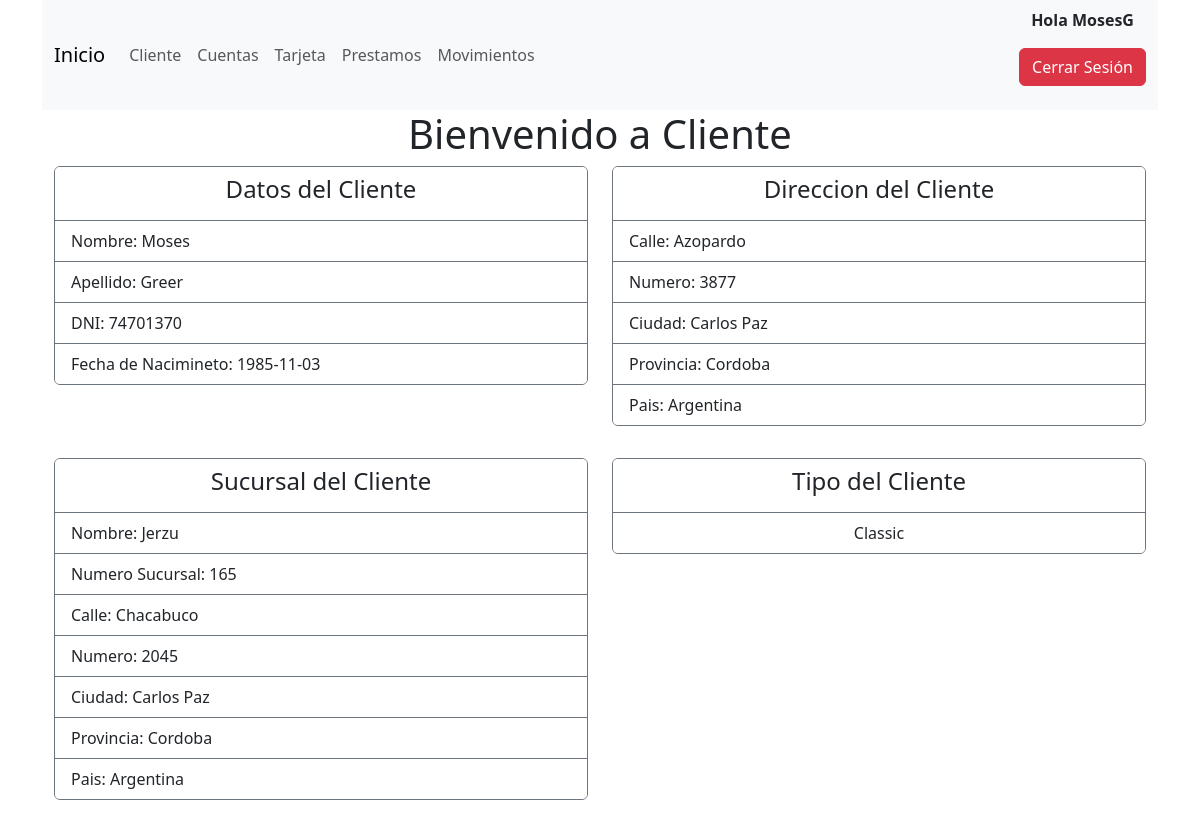
The app's page /cliente/ (signed in) with its own data.
### Login/models.py (models this page shows)
class CustomUser(AbstractUser):
    customer_DNI_id = models.CharField(null=True, blank=True, max_length=10)

### Clientes/models.py (models this page shows)
class Cliente(models.Model):
    customer_id = models.AutoField(primary_key=True)
    customer_name = models.TextField()
    customer_surname = models.TextField()  # This field type is a guess.
    customer_DNI = models.OneToOneField("Login.CustomUser", on_delete=models.CASCADE)  # Field name made lowercase.
    dob = models.TextField(blank=True, null=True)
    branch = models.ForeignKey("Sucursal", on_delete=models.CASCADE)
    direccion = models.ForeignKey("Direcciones", on_delete=models.CASCADE)
    tipo_cliente = models.ForeignKey("TipoCliente", on_delete=models.CASCADE)
    class Meta:
        managed = False
        db_table = 'cliente'

class Direcciones(models.Model):
    direccion_id = models.AutoField(primary_key=True)
    calle = models.TextField()
    numero = models.IntegerField()
    ciudad = models.TextField()
    provincia = models.TextField()
    pais = models.TextField()
    class Meta:
        managed = False
        db_table = 'direcciones'

class Sucursal(models.Model):
    branch_id = models.AutoField(primary_key=True)
    branch_number = models.BinaryField()
    branch_name = models.TextField()
    direccion = models.ForeignKey("Direcciones", on_delete=models.CASCADE)
    class Meta:
        managed = False
        db_table = 'sucursal'

class TipoCliente(models.Model):
    tipo_cliente_id = models.AutoField(primary_key=True, blank=True, null=False)
    tipo_name = models.TextField()
    class Meta:
        managed = False
        db_table = 'tipo_cliente'

### Clientes/views.py (the view)
# urls.py: path('cliente/',ClientesView,name='Cliente'),
@login_required
def ClientesView(request):
    direcciones = Direcciones.objects.all()
    suscursal = Sucursal.objects.all()
    tipo_cliente = TipoCliente.objects.all()
    cliente = Cliente
    return render(request,'cliente.html',{'direcciones':direcciones,'cliente':cliente,'sucursal':suscursal,'tipo_cliente':tipo_cliente})

### Clientes/templates/cliente.html (shortened to what this page needs)
{% extends 'home.html'%}
{% block h1%}Cliente{% endblock %}
{% block content%}
<main class="container pt-2">
    <article class="row row-cols-1 row-cols-md-2 g-4 col-18 listado pt-2">
        <section class="col-5 mt-2 mb-4">
            <section class="card border-secondary ">
                <ul class="list-group list-group-flush">
                    <li class="list-group-item border-secondary text-center text-dark">
                        <h4>Datos del Cliente</h4>
                    </li>
                    {% if user.cliente.customer_name == user.first_name %}
                        <li class="list-group-item border-secondary text-dark">Nombre: {{user.cliente.customer_name}}</li>
                        <li class="list-group-item border-secondary text-dark">Apellido: {{user.cliente.customer_surname}}
                        </li>
                        <li class="list-group-item border-secondary text-dark">DNI: {{user.customer_DNI_id}}
                        </li>
                        <li class="list-group-item border-secondary text-dark">Fecha de Nacimineto: {{user.cliente.dob}}</li>
                    {% else %}
                        <li class="list-group-item border-secondary text-danger">El Usuario <strong>{{user.username}}</strong> No tiene datos registrados</li>
                    {% endif %}
                </ul>
            </section>
        </section>
        <section class="col-5 mt-2 mb-4">
            <section class="card border-secondary ">
                <ul class="list-group list-group-flush">
                    <li class="list-group-item border-secondary text-center text-dark">
                        <h4>Direccion del Cliente</h4>
                    </li>
                    {% if user.cliente.customer_name == user.first_name %}
                        {%for direcciones in direcciones%}
                            {% if direcciones.direccion_id == user.cliente.direccion_id %}
                                <li class="list-group-item border-secondary text-dark">Calle: {{direcciones.calle}}</li>
                                <li class="list-group-item border-secondary text-dark">Numero: {{direcciones.numero}}</li>
                                <li class="list-group-item border-secondary text-dark">Ciudad: {{direcciones.ciudad}}
                                </li>
                                <li class="list-group-item border-secondary text-dark">Provincia: {{direcciones.provincia}}</li>
                                <li class="list-group-item border-secondary text-dark">Pais: {{direcciones.pais}}</li>
                            {% endif %}
                        {% endfor %}
                    {% else %}
                    <li class="list-group-item border-secondary text-danger">El Usuario <strong>{{user.username}}</strong> No tiene datos registrados</li>
                    {% endif %}
                </ul>
            </section>
        </section>
        <section class="col-5 mt-2 mb-4">
            <section class="card border-secondary ">
                <ul class="list-group list-group-flush">
                    <li class="list-group-item border-secondary text-center text-dark">
                        <h4>Sucursal del Cliente</h4>
                    </li>
                    {% if user.cliente.customer_name == user.first_name %}
                        {%for sucursal in sucursal%}
                            {% if sucursal.branch_id == user.cliente.branch_id %}
                                <li class="list-group-item border-secondary text-dark">Nombre: {{sucursal.branch_name}}</li>
                                <li class="list-group-item border-secondary text-dark">Numero Sucursal: {{sucursal.branch_number}}
                                </li>
                                {%for direcciones in direcciones%}
                                    {% if direcciones.direccion_id == sucursal.direccion_id %}
                                        <li class="list-group-item border-secondary text-dark">Calle: {{direcciones.calle}}</li>
                                        <li class="list-group-item border-secondary text-dark">Numero: {{direcciones.numero}}</li>
                                        <li class="list-group-item border-secondary text-dark">Ciudad: {{direcciones.ciudad}}
                                        </li>
                                        <li class="list-group-item border-secondary text-dark">Provincia: {{direcciones.provincia}}</li>
                                        <li class="list-group-item border-secondary text-dark">Pais: {{direcciones.pais}}</li>
                                    {% endif %}
                                {% endfor %}
                            {% endif %}
                        {% endfor %}
                    {% else %}
                        <li class="list-group-item border-secondary text-danger">El Usuario <strong>{{user.username}}</strong> No tiene datos registrados</li>
                    {% endif %}
                </ul>
            </section>
        </section>
    <section class="col-5 mt-2 mb-4">
        <section class="card border-secondary ">
            <ul class="list-group list-group-flush">
                <li class="list-group-item border-secondary text-center text-dark">
                    <h4>Tipo del Cliente</h4>
                </li>
                {% if user.cliente.customer_name == user.first_name %}
                    {%for tipo_cliente in tipo_cliente%}
                        {% if tipo_cliente.tipo_cliente_id == user.cliente.tipo_cliente_id %}
                            <li class="list-group-item border-secondary text-center">{{tipo_cliente.tipo_name}}</li>
                        {% endif %}
                    {% endfor %}
                {% else %}
                    <li class="list-group-item border-secondary text-danger">El Usuario <strong>{{user.username}}</strong> No tiene datos registrados</li>
                {% endif %}
            </ul>
        </section>
    </section>
    </article>
</main>
{%endblock%}

### Login/templates/home.html (shortened to what this page needs)
<!DOCTYPE html>
<html lang="es">
<head>
    <link href="https://cdn.jsdelivr.net/npm/bootstrap@5.3.2/dist/css/bootstrap.min.css" rel="stylesheet"
>
</head>
<body>
    <main class="container">
        <nav class="navbar navbar-expand-lg bg-body-tertiary">
            <div class="container-fluid">
                <a class="navbar-brand" href="{% url 'home' %}">Inicio</a>
                <div class="collapse navbar-collapse" id="navbarNav">
                    <ul class="navbar-nav">
                        <li class="nav-item">
                            <a class="nav-link" aria-current="page" href="{% url 'Cliente' %}">Cliente</a>
                        </li>
                        <li class="nav-item ">
                            <a class="nav-link" href="{% url 'Cuentas' %}">Cuentas</a>
                        </li>
                        <li class="nav-item">
                            <a class="nav-link" href="{% url 'tarjetas' %}">Tarjeta</a>
                        </li>
                        <li class="nav-item ">
                            <a class="nav-link" href="{% url 'Prestamos' %}">Prestamos</a>
                        </li>
                        <li class="nav-item ">
                            <a class="nav-link" href="{% url 'Movimientos' %}">Movimientos</a>
                        </li>
                    </ul>
                </div>
        <ul class="justify-content-end ">
        {% if user.is_authenticated %}
        <p class="text-center"><b> Hola {{user.username }}</b></p>
            <a class="btn btn-danger" role="button" href="{% url 'logout' %}">Cerrar Sesión</a>
            {% else %}
            <a class="btn btn-primary " role="button"  href="{% url 'login' %}">Iniciar Sesión</a>
            <a class="btn btn-secondary" role="button" href="{% url 'register'%}">Registrar</a>
            {% endif %}
        </ul>
    </div>
    </nav>
    {% if user.is_authenticated %}
    <h1 class="text-center">Bienvenido a {% block h1%}HomeBanking{% endblock %}</h1>
    {% endif %}
        {% block content%}
        {%endblock%}
</body>
</html>

### records on screen
CustomUser: username "MosesG", cliente.customer_name "Moses", cliente.customer_surname "Greer", customer_DNI_id "74701370", cliente.dob "1985-11-03"
Direcciones: calle "Azopardo", numero "3877", ciudad "Carlos Paz", provincia "Cordoba", pais "Argentina"
Sucursal: branch_name "Jerzu", branch_number "165"
Direcciones: calle "Chacabuco", numero "2045", ciudad "Carlos Paz", provincia "Cordoba", pais "Argentina"
TipoCliente: tipo_name "Classic"
